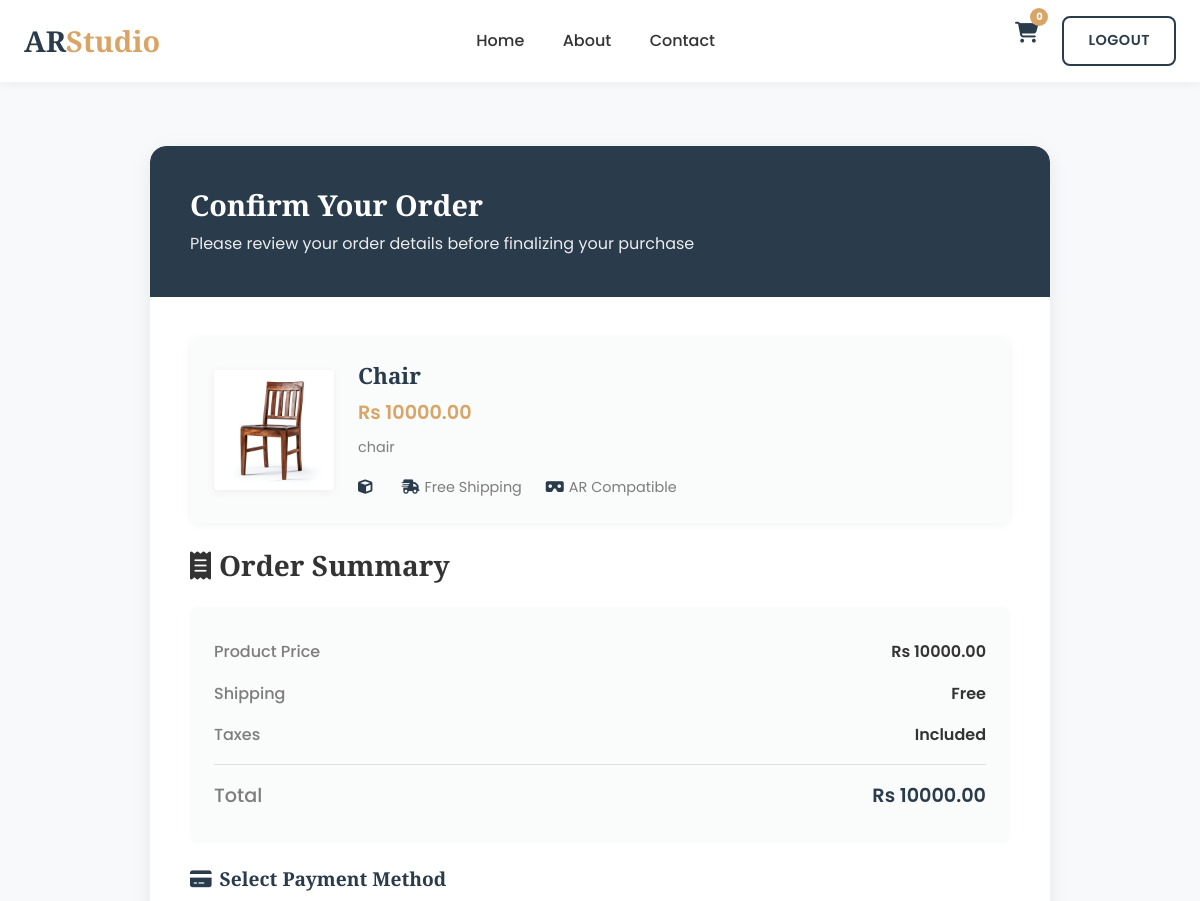
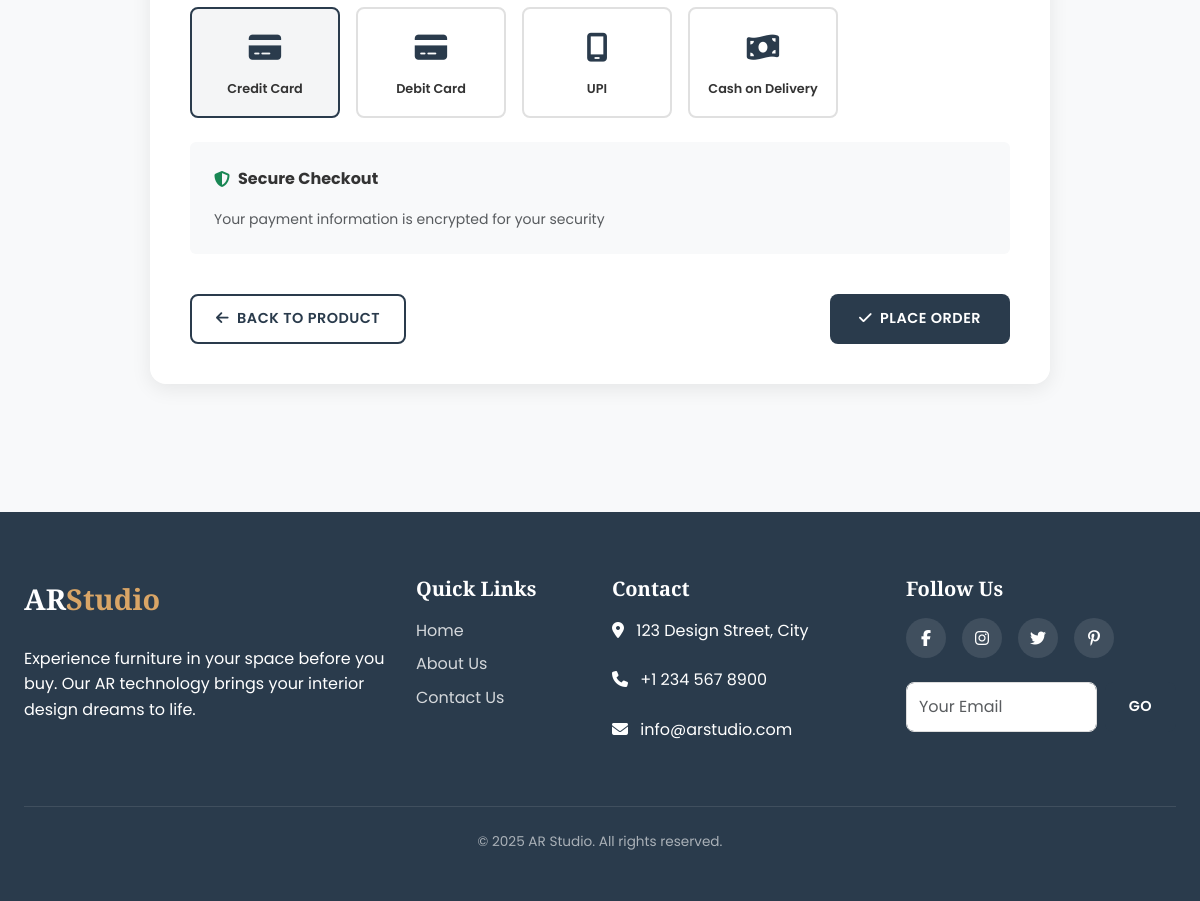
/product/2/order-confirmation/ (signed in), run on the app's committed database (2 pictures, top to bottom).
### products/templates/models.py (models this page shows, shortened)
class Product(models.Model):
    name = models.CharField(max_length=255)
    description = models.TextField()
    price = models.DecimalField(max_digits=10, decimal_places=2)
    image = models.ImageField(upload_to='product_images/')
    model_3d = models.FileField(null=True ,upload_to='models_3d/', help_text="Upload a GLB/GLTF file for AR")
    created_at = models.DateTimeField(auto_now_add=True)
    updated_at = models.DateTimeField(auto_now=True)

### products/views.py (the view)
# urls.py: path('product/<int:pk>/order-confirmation/', views.product_order_confirmation, name='product_order_confirmation'),
@login_required
def product_order_confirmation(request, pk):
    product = get_object_or_404(Product, pk=pk)
    if request.method == 'POST':
        Order.objects.create(product=product, user=request.user)
        return JsonResponse({'success': True})
    return render(request, 'products/product_order_confirmation.html', {'product': product})

### products/templates/products/product_order_confirmation.html (shortened to what this page needs)
{% extends 'products/base.html' %}
{% load static %}
{% block content %}
<section class="product-confirmation-section">
    <div class="container">
        <div class="product-confirmation-card" data-aos="fade-up">
            <div class="product-confirmation-header">
                <h1>Confirm Your Order</h1>
                <p>Please review your order details before finalizing your purchase</p>
            </div>
            <div class="product-confirmation-body">
                <div class="product-card" data-aos="fade-up" data-aos-delay="100">
                    <img src="{{ product.image.url }}" alt="{{ product.name }}" class="product-image">
                    <div class="product-details">
                        <h2 class="product-name">{{ product.name }}</h2>
                        <div class="product-price">Rs {{ product.price }}</div>
                        <p class="product-description">{{ product.description }}</p>
                        <div class="product-meta">
                            <div class="meta-item">
                                <i class="fa-solid fa-cube"></i>
                            </div>
                            <div class="meta-item">
                                <i class="fa-solid fa-truck-fast"></i>
                                <span>Free Shipping</span>
                            </div>
                            {% if product.model_3d %}
                            <div class="meta-item">
                                <i class="fa-solid fa-vr-cardboard"></i>
                                <span>AR Compatible</span>
                            </div>
                            {% endif %}
                        </div>
                    </div>
                </div>
                <h3 class="mb-3" data-aos="fade-up" data-aos-delay="200">
                    <i class="fa-solid fa-receipt me-2"></i>Order Summary
                </h3>
                <div class="order-details" data-aos="fade-up" data-aos-delay="200">
                    <div class="detail-row">
                        <div class="detail-label">Product Price</div>
                        <div class="detail-value">Rs {{ product.price }}</div>
                    </div>
                    <div class="detail-row">
                        <div class="detail-label">Shipping</div>
                        <div class="detail-value">Free</div>
                    </div>
                    <div class="detail-row">
                        <div class="detail-label">Taxes</div>
                        <div class="detail-value">Included</div>
                    </div>
                    <div class="detail-divider"></div>
                    <div class="detail-row total-row">
                        <div class="detail-label">Total</div>
                        <div class="detail-value">Rs {{ product.price }}</div>
                    </div>
                </div>
                <div class="payment-methods" data-aos="fade-up" data-aos-delay="300">
                    <h3>
                        <i class="fa-solid fa-credit-card me-2"></i>Select Payment Method
                    </h3>
                    <div class="payment-options">
                        <div class="payment-option active" data-method="credit_card">
                            <div class="payment-icon">
                                <i class="fa-solid fa-credit-card"></i>
                            </div>
                            <div class="payment-name">Credit Card</div>
                        </div>
                        <div class="payment-option" data-method="debit_card">
                            <div class="payment-icon">
                                <i class="fa-solid fa-credit-card"></i>
                            </div>
                            <div class="payment-name">Debit Card</div>
                        </div>
                        <div class="payment-option" data-method="upi">
                            <div class="payment-icon">
                                <i class="fa-solid fa-mobile-screen"></i>
                            </div>
                            <div class="payment-name">UPI</div>
                        </div>
                        <div class="payment-option" data-method="cod">
                            <div class="payment-icon">
                                <i class="fa-solid fa-money-bill-wave"></i>
                            </div>
                            <div class="payment-name">Cash on Delivery</div>
                        </div>
                    </div>
                </div>
                <div class="bg-light p-3 rounded mb-4" data-aos="fade-up" data-aos-delay="400">
                    <div class="d-flex align-items-center mb-2">
                        <i class="fa-solid fa-shield-halved me-2 text-success"></i>
                        <strong>Secure Checkout</strong>
                    </div>
                    <p class="small text-muted mb-0">Your payment information is encrypted for your security</p>
                </div>
                <div class="confirmation-actions" data-aos="fade-up" data-aos-delay="500">
                    <a href="{% url 'products:product_detail' product.id %}" class="btn btn-outline">
                        <i class="fa-solid fa-arrow-left me-2"></i>Back to Product
                    </a>
                    <button type="button" id="place-order-btn" class="btn btn-primary btn-place-order">
                        <i class="fa-solid fa-check me-2"></i>Place Order
                    </button>
                </div>
            </div>
        </div>
    </div>
</section>
{% endblock %}

### products/static/css/style.css (style rules this page uses)
:root { --font-heading: 'Playfair Display', serif; --font-body: 'Poppins', sans-serif; --color-primary: #2A3B4C; --color-secondary: #D9A566; --color-text: #333333; --color-text-light: #7D7D7D; --color-light: #F8F9FA; --color-white: #FFFFFF; --color-black: #222222; --color-error: #E74C3C; --color-success: #27AE60; --shadow-sm: 0 2px 10px rgba(0, 0, 0, 0.05); --shadow-md: 0 5px 20px rgba(0, 0, 0, 0.08); --shadow-lg: 0 10px 30px rgba(0, 0, 0, 0.1); --transition: all 0.3s ease; --space-unit: 8px; --space-xs: calc(var(--space-unit) * 1); --space-sm: calc(var(--space-unit) * 2); --space-md: calc(var(--space-unit) * 3); --space-lg: calc(var(--space-unit) * 5); --space-xl: calc(var(--space-unit) * 8); --space-xxl: calc(var(--space-unit) * 12); --radius-sm: 4px; --radius-md: 8px; --radius-lg: 16px; --radius-round: 50%; }
*, *::before, *::after { box-sizing: border-box; margin: 0; padding: 0; }
html { scroll-behavior: smooth; font-size: 16px; }
body { font-family: var(--font-body); color: var(--color-text); background-color: var(--color-light); line-height: 1.6; overflow-x: hidden; }
h1, h2, h3, h4, h5 { font-family: var(--font-heading); font-weight: 700; margin-bottom: var(--space-sm); line-height: 1.3; }
h1 { font-size: 3.5rem; }
h2 { font-size: 2.5rem; }
h3 { font-size: 1.75rem; }
p { margin-bottom: var(--space-md); }
a { color: var(--color-primary); text-decoration: none; transition: var(--transition); }
img { max-width: 100%; height: auto; }
.container { max-width: 1280px; padding: 0 var(--space-md); }
.btn { display: inline-block; padding: 0.75rem 1.5rem; border-radius: var(--radius-md); font-weight: 600; text-align: center; text-transform: uppercase; letter-spacing: 0.5px; transition: var(--transition); border: none; cursor: pointer; font-size: 0.9rem; }
.btn-primary { background-color: var(--color-primary); color: var(--color-white); }
.btn-outline { background-color: transparent; color: var(--color-primary); border: 2px solid var(--color-primary); }
.product-card { background-color: var(--color-white); border-radius: var(--radius-md); overflow: hidden; box-shadow: var(--shadow-sm); transition: var(--transition); height: 100%; position: relative; }
.product-image { height: 260px; width: 100%; object-fit: cover; border-top-left-radius: var(--radius-md); border-top-right-radius: var(--radius-md); transition: var(--transition); }
.product-price { font-size: 1.1rem; color: var(--color-primary); font-weight: 600; margin-top: var(--space-xs); display: block; }
.mb-0 { margin-bottom: 0 !important; }
.mb-2 { margin-bottom: var(--space-sm) !important; }
.mb-3 { margin-bottom: var(--space-md) !important; }
.mb-4 { margin-bottom: var(--space-lg) !important; }
.p-3 { padding: var(--space-md) !important; }

### data on the page
Product: image (picture), name "Chair", price "10000.00", description "chair"

### other printed values
{{ total_items|default:0 }} "0"
